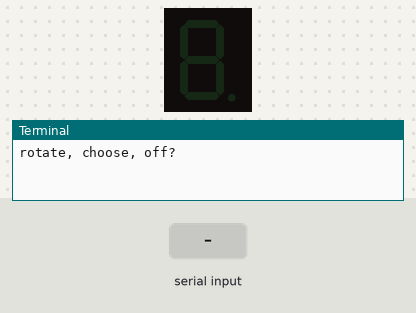
Bench run of a program on a simulated Raspberry Pi (BCM pin numbers). On the bench: 1-digit seven-segment display, the last lines printed to the terminal. The test bench sets the inputs (shaded band). The segment pins are drawn as the display they are named for.

Above: at 1.2 s.
1.3 s: "rotate" typed at the terminal, then Enter
At 1.7 s:
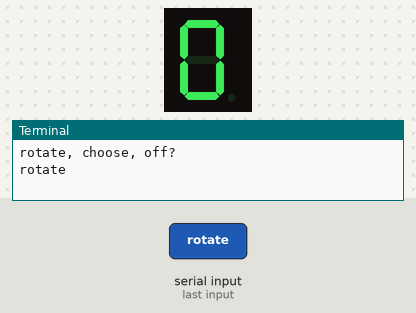
At 3.1 s:
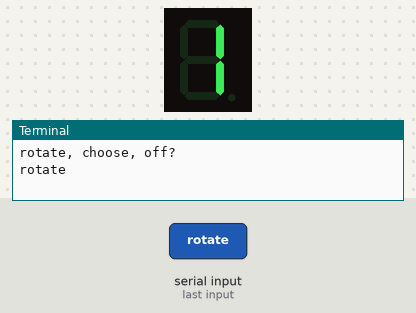
Timing chart, 0 to 4.6 s (numbered marks = the images above; inputs shaded):
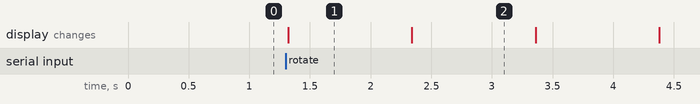

The program:

prob1.py
```python
from gpiozero import LED
from time import sleep

#all of the different segments for the seven leds
a = LED(18)
b = LED(25)
c = LED(19)
d = LED(6)
e = LED(5)
f = LED(24)
g = LED(23)

#array of the led objects used to loop though them and set each value
objects = [a,b,c,d,e,f,g]

#2d array of all of the values of each led 1=on 0=off.
#the first array coresponds to zero and the last is nine
all_nums = [[1,1,1,1,1,1,0], [0,1,1,0,0,0,0], [1,1,0,1,1,0,1],
    [1,1,1,1,0,0,1], [0,1,1,0,0,1,1], [1,0,1,1,0,1,1], [1,0,1,1,1,1,1],
    [1,1,1,0,0,0,0], [1,1,1,1,1,1,1], [1,1,1,1,0,1,1]]

while True:
    #prompts the user for a choice of rotate (rotates 0-9) choose (choose 0-9 to display) and off
    ans = input("rotate, choose, off? ")
    ans = ans.lower() #lowercases the user input for use in the program

    if ans == 'rotate':
        #
        for nums in range(11):
            i = 0
            if nums == 10:
                for leds in objects:
                    leds.value = 0
                break
            for leds in objects:
                leds.value = all_nums[nums][i]
                i += 1
            sleep(1)

    elif ans == 'choose':
        num = int(input("enter a number to display: "))
        i=0
        for leds in objects:
            leds.value = all_nums[num][i]
            i += 1

    elif ans == 'off':
        for leds in objects:
            leds.value = 0
```

Measured:
- after the input at 1.3 s, the display: changes at once (image 1)
- what the display in image 1 shows lasts 1.0 s, from 1.3 s to 2.3 s
